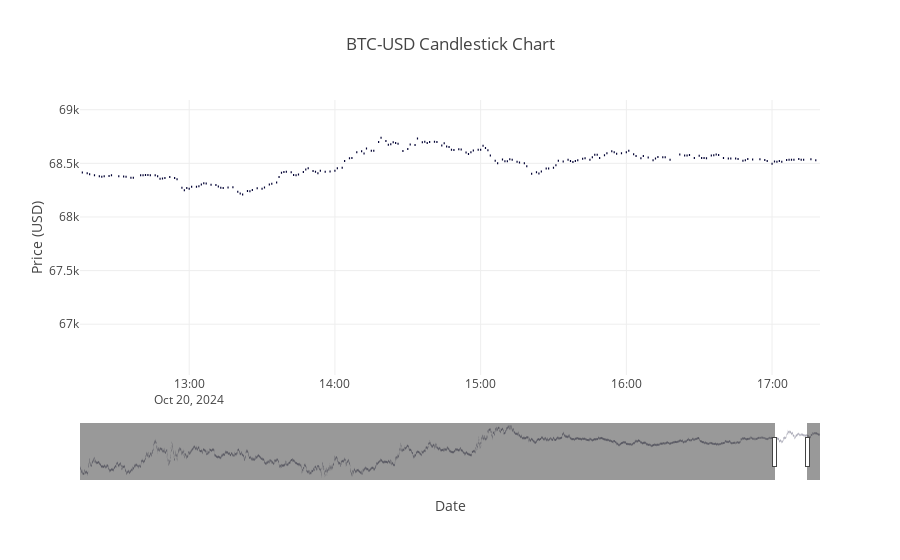

Notebook cell for this chart:
### Code cell
import pandas as pd
import numpy as np
import talib as ta
import yfinance as yf
import matplotlib.pyplot as plt
from datetime import datetime
from sqlalchemy import create_engine
import urllib
import os  # Import the os module for checking file existence

# Database connection configuration
DATABASE_TYPE = 'mssql'
DBAPI = 'pyodbc'
SERVER = 'MARTIN'
DATABASE = 'crypto_data'
DRIVER = 'ODBC Driver 17 for SQL Server'

# Create a connection URI for SQLAlchemy
params = urllib.parse.quote_plus(f"DRIVER={DRIVER};SERVER={SERVER};DATABASE={DATABASE};Trusted_Connection=yes")
DATABASE_URI = f"{DATABASE_TYPE}+{DBAPI}:///?odbc_connect={params}"

# Create SQLAlchemy engine
engine = create_engine(DATABASE_URI, echo=False)

# Download historical data
def get_crypto_data(symbol, period='7d', interval='1m'):
    data = yf.download(tickers=symbol, period=period, interval=interval)
    return data

# Calculate volatility
def calculate_volatility(df, window):
    df['returns'] = df['Close'].pct_change()
    df['volatility'] = df['returns'].rolling(window=window).std() * np.sqrt(window)
    return df

# Support and resistance levels
def find_support_resistance(df):
    df['support'] = df['Low'].rolling(window=60).min()
    df['resistance'] = df['High'].rolling(window=60).max()
    return df

# Moving Averages (SMA, EMA)
def calculate_moving_averages(df, short_window=14, long_window=50):
    df['SMA_14'] = ta.SMA(df['Close'], timeperiod=short_window)
    df['EMA_50'] = ta.EMA(df['Close'], timeperiod=long_window)
    return df

# Bollinger Bands
def calculate_bollinger_bands(df, window=20, num_std=2):
    df['BB_upper'], df['BB_middle'], df['BB_lower'] = ta.BBANDS(df['Close'], timeperiod=window, nbdevup=num_std, nbdevdn=num_std, matype=0)
    return df

# Relative Strength Index (RSI)
def calculate_rsi(df, period=14):
    df['RSI'] = ta.RSI(df['Close'], timeperiod=period)
    return df

# VWAP calculation
def calculate_vwap(df):
    df['vwap'] = (df['Volume'] * (df['High'] + df['Low'] + df['Close']) / 3).cumsum() / df['Volume'].cumsum()
    return df

# Fibonacci retracements (simplified)
def calculate_fibonacci_levels(df):
    max_price = df['Close'].max()
    min_price = df['Close'].min()
    diff = max_price - min_price
    df['fib_0.236'] = max_price - 0.236 * diff
    df['fib_0.382'] = max_price - 0.382 * diff
    df['fib_0.5'] = max_price - 0.5 * diff
    df['fib_0.618'] = max_price - 0.618 * diff
    df['fib_1'] = min_price
    return df

# Verify and clean data
def clean_data(df):
    df.dropna(how='all', inplace=True)
    df.ffill(inplace=True)  # Forward fill missing data
    df.bfill(inplace=True)  # Backward fill missing data
    df.replace([np.inf, -np.inf], np.nan, inplace=True)
    df.dropna(inplace=True)
    return df

# Save data to SQL Server
def save_to_sql(df, table_name):
    try:
        if df.empty:
            print("Data is empty after cleaning. Nothing to save.")
            return
        df.to_sql(table_name, con=engine, if_exists='replace', index_label='Date')
        print(f"Data successfully saved to {table_name} in SQL Server.")
    except Exception as e:
        print(f"Error saving to SQL Server: {e}")
    finally:
        engine.dispose()
        print("SQL connection closed.")

# CSV to SQL function
def csv_to_sql(file_name, table_name):
    try:
        df = pd.read_csv(file_name)
        df = clean_data(df)
        save_to_sql(df, table_name)
    except Exception as e:
        print(f"Error moving CSV data to SQL Server: {e}")

# Plot various data points
def plot_data(df, symbol):
    plt.figure(figsize=(14, 8))
    
    # Plot Close Price, Moving Averages, and Bollinger Bands
    plt.subplot(2, 1, 1)
    plt.plot(df['Close'], label='Close Price')
    plt.plot(df['SMA_14'], label='SMA 14', linestyle='--')
    plt.plot(df['EMA_50'], label='EMA 50', linestyle='--')
    plt.plot(df['BB_upper'], label='Upper BB', linestyle='--')
    plt.plot(df['BB_lower'], label='Lower BB', linestyle='--')
    plt.title(f'{symbol} Close Price with Moving Averages and Bollinger Bands')
    plt.legend()
    
    # Plot RSI
    plt.subplot(2, 1, 2)
    plt.plot(df['RSI'], label='RSI', color='green')
    plt.axhline(70, color='red', linestyle='--', label='Overbought (70)')
    plt.axhline(30, color='blue', linestyle='--', label='Oversold (30)')
    plt.title(f'{symbol} RSI')
    plt.legend()
    
    plt.tight_layout()
    plt.show()
    
    # Plot Returns and Volatility
    plt.figure(figsize=(14, 8))
    plt.subplot(2, 1, 1)
    plt.plot(df.index, df['returns'], label='Returns')
    plt.title(f'{symbol} Returns')
    plt.legend()
    
    plt.subplot(2, 1, 2)
    plt.plot(df.index, df['volatility'], label='Volatility', color='orange')
    plt.title(f'{symbol} Volatility')
    plt.legend()
    plt.tight_layout()
    plt.show()

# Plot candlestick chart
def plot_candlestick(df, symbol):
    import plotly.graph_objects as go

    fig = go.Figure(data=[go.Candlestick(x=df.index,
                                          open=df['Open'],
                                          high=df['High'],
                                          low=df['Low'],
                                          close=df['Close'],
                                          name='Candlestick Chart')])

    fig.update_layout(title=f'{symbol} Candlestick Chart',
                      yaxis_title='Price (USD)',
                      xaxis_title='Date')
    fig.show()

# Calculate MACD
def calculate_macd(df):
    df['macd'], df['macdsignal'], df['macdhist'] = ta.MACD(df['Close'], fastperiod=12, slowperiod=26, signalperiod=9)
    return df

# Plot MACD
def plot_macd(df, symbol):
    plt.figure(figsize=(14, 8))
    plt.plot(df['macd'], label='MACD', color='blue')
    plt.plot(df['macdsignal'], label='MACD Signal', color='red')
    plt.fill_between(df.index, df['macdhist'], color='gray', alpha=0.3, label='MACD Histogram')
    plt.title(f'{symbol} MACD')
    plt.legend()
    plt.show()

# Calculate Average True Range (ATR)
def calculate_atr(df, window):
    df['ATR'] = ta.ATR(df['High'], df['Low'], df['Close'], timeperiod=window)
    return df

# Plot ATR
def plot_atr(df, symbol):
    plt.figure(figsize=(14, 8))
    plt.plot(df['ATR'], label='ATR', color='orange')
    plt.title(f'{symbol} Average True Range (ATR)')
    plt.legend()
    plt.show()

# Plot Volume
def plot_volume(df, symbol):
    plt.figure(figsize=(14, 8))
    plt.bar(df.index, df['Volume'], label='Volume', color='skyblue')
    plt.title(f'{symbol} Trading Volume')
    plt.xlabel('Date')
    plt.ylabel('Volume')
    plt.legend()
    plt.show()
    
# Create the main function
def main():
    symbol = 'BTC-USD'
    period = '5d'
    interval = '1m'
    
    df = get_crypto_data(symbol, period, interval)
    if df.empty:
        print(f"No data found for {symbol}. Please check the period and interval.")
        return

    # Perform technical analysis
    df = calculate_volatility(df, window=60)
    df = find_support_resistance(df)
    df = calculate_moving_averages(df)
    df = calculate_bollinger_bands(df)
    df = calculate_rsi(df)
    df = calculate_vwap(df)
    df = calculate_fibonacci_levels(df)
    df = calculate_macd(df)
    df = calculate_atr(df, window=14)
    
    df = clean_data(df)
    save_to_sql(df, f"{symbol}_technical_analysis")

    file_name = f"{symbol}_technical_analysis_{datetime.now().strftime('%Y%m%d_%H%M%S')}.csv"
    df.to_csv(file_name)
    print(f"Data saved to {file_name}")

    # Visualize the data
    plot_data(df, symbol)
    plot_candlestick(df, symbol)
    plot_volume(df, symbol)
    plot_macd(df, symbol)
    plot_atr(df, symbol)

    if os.path.exists(file_name):
        csv_to_sql(file_name, f"{symbol}_technical_analysis")
    else:
        print(f"The file {file_name} does not exist. Please check the file path.")

if __name__ == "__main__":
    main()

### Figure 1 — Plotly figure (JSON) as saved in the notebook; plotly's stock layout.template omitted (floating-point values rounded to 4 significant figures; data arrays with more than 128 entries replaced by an {"elided": "..."} marker saying what was removed)
{"data": [{"close": {"elided": "6500 float values"}, "high": {"elided": "6500 float values"}, "low": {"elided": "6500 float values"}, "name": "Candlestick Chart", "open": {"elided": "6500 float values"}, "type": "candlestick", "x": {"elided": "6500 str values"}}], "layout": {"autosize": true, "title": {"text": "BTC-USD Candlestick Chart"}, "xaxis": {"autorange": false, "range": ["2024-10-20 12:15:02.1377", "2024-10-20 17:19:44.3504"], "rangeslider": {"autorange": true, "range": ["2024-10-15 23:59:30", "2024-10-20 19:18:30"], "yaxis": {"_template": null, "rangemode": "match"}}, "title": {"text": "Date"}, "type": "date"}, "yaxis": {"autorange": true, "range": [66530.0, 69090.0], "title": {"text": "Price (USD)"}}}}
